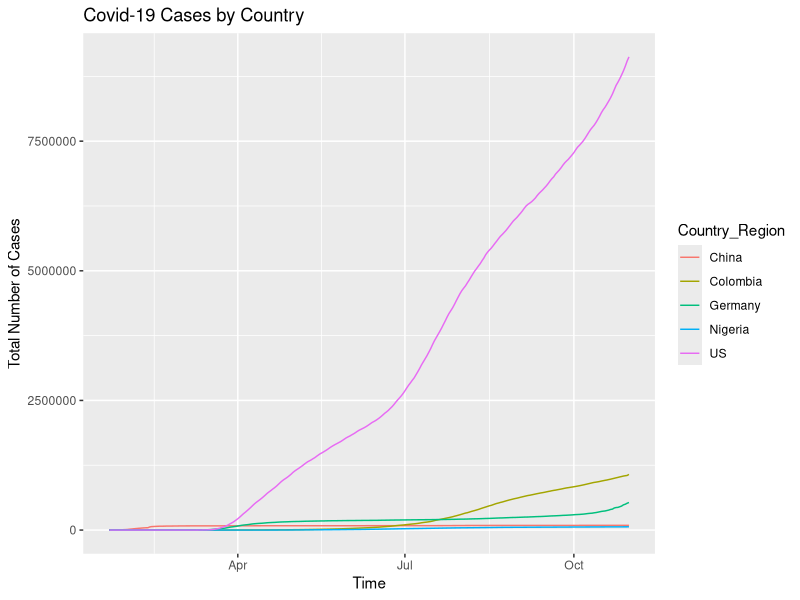
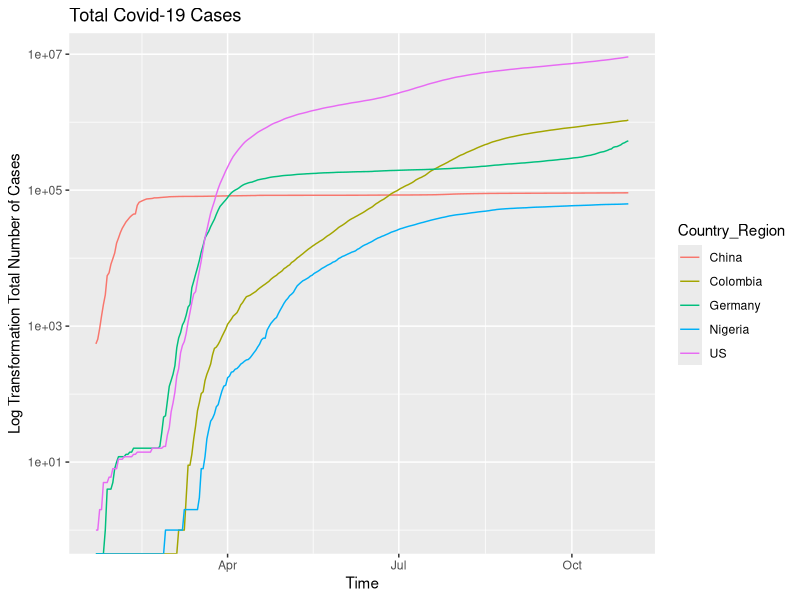
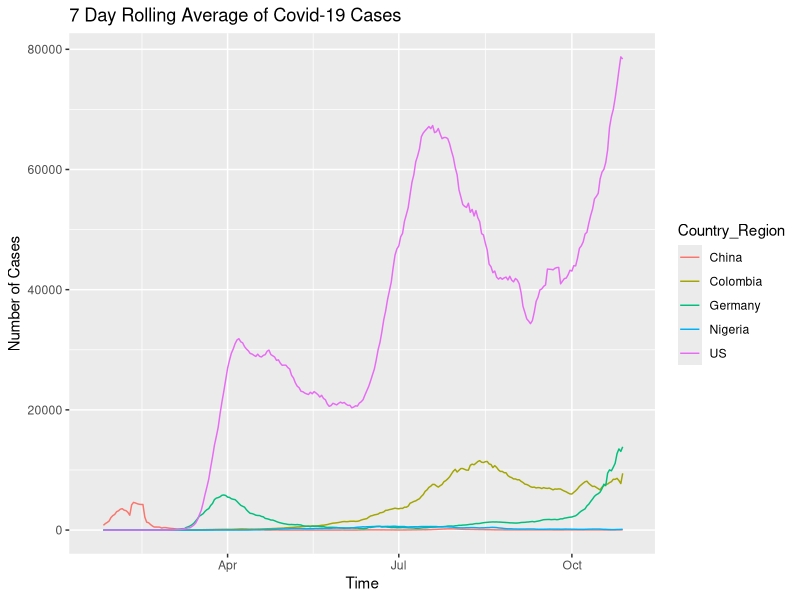
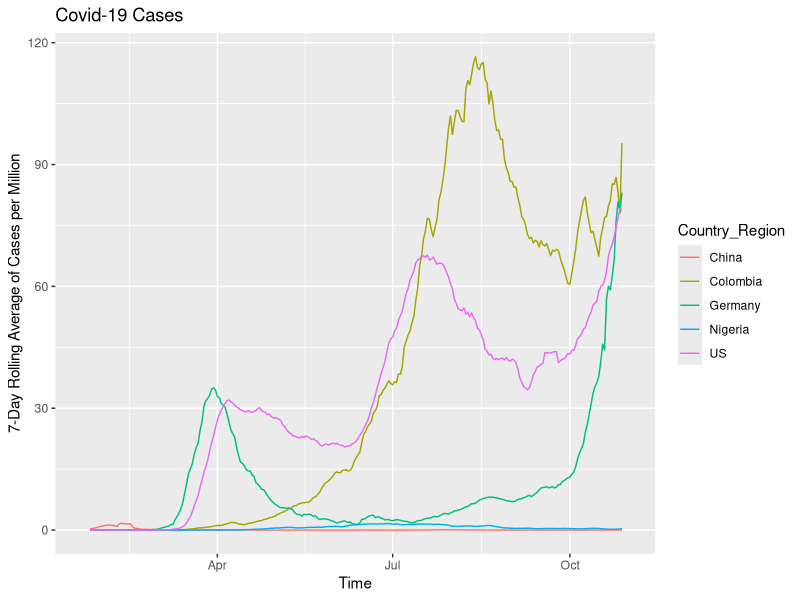
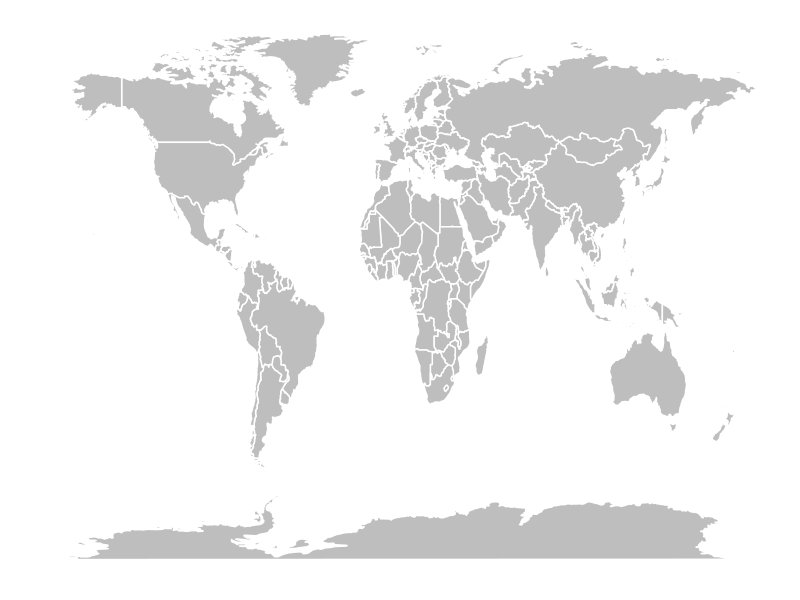
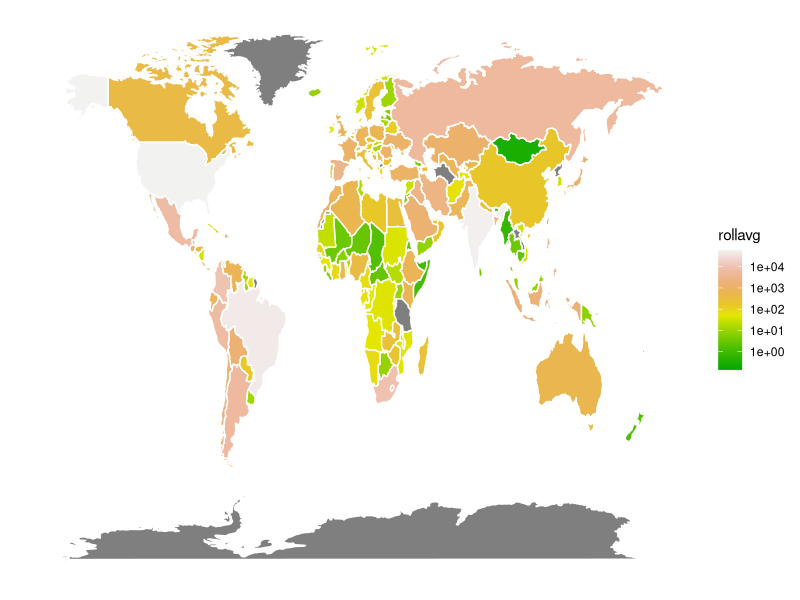

Recreate these plots in R, in order.
## ---- chunk 1
library(tidyverse)
library(lubridate)
library(zoo)
library(maps)
## ---- chunk 2
# Read in Johns Hopkins global data for confirmed cases of COVID-19
# Source: 
# https://raw.githubusercontent.com/CSSEGISandData/COVID-19/master/csse_covid_19_data/csse_covid_19_time_series/time_series_covid19_confirmed_global.csv
jhu = read_csv("time_series_covid19_confirmed_global.csv")
## ---- chunk 3
#converting to long format
jhu_dat <- jhu %>% gather(date, cases, -Lat, -Long, -`Province/State`, -`Country/Region`)
#adjusting date, renaming variables for ease
jhu_dat <- jhu_dat %>% mutate(date = mdy(date)) %>% rename(Country_Region = `Country/Region`) %>% rename(Province_State = `Province/State` )

## ---- chunk 4
# Calculating total cases/day/country
sum_jhu <- jhu_dat %>% group_by(Country_Region, date) %>%
  summarize(cases=sum(cases)) %>% ungroup()
# Keeping only the date, cases, and country variables
sum_jhu <- sum_jhu %>% 
  select(Country_Region, date, cases)
# Checking the data output
head(sum_jhu)
## ---- chunk 5
# Selecting the countries
countries <- c("US", "Colombia", "Germany", "Nigeria", "China")

# Graphing the line plot, coloring by country
sum_jhu %>% filter(Country_Region %in% countries) %>%
  ggplot(aes(date, cases, color=Country_Region)) + 
  geom_line() +
  xlab("Time") + 
  ylab("Total Number of Cases") +
  ggtitle("Covid-19 Cases by Country")
## ---- chunk 6
# Selecting countries again
countries <- c("US", "Colombia", "Germany", "Nigeria", "China")

#Nearly the same plot as the previous question, except with a log10 transformation
sum_jhu %>% filter(Country_Region %in% countries) %>%
  ggplot(aes(date, cases, color=Country_Region)) + 
  geom_line() +
  xlab("Time") + 
  ylab("Log Transformation Total Number of Cases") + 
  ggtitle("Total Covid-19 Cases") +
  scale_y_log10()
## ---- chunk 7
    cases = c(13, 15, 18, 22, 29, 39, 59, 61, 62, 67, 74, 89, 108, 122)
    new_cases = cases - lag(cases)
    new_cases
## ---- chunk 8
    new_cases_7dayavg = rollmean(new_cases, k = 7, fill = NA)
    new_cases_7dayavg

## ---- chunk 9
# arranged by date, then I group by country, then calculate the lag (new cases per day)
sum_jhu %>% arrange(date)
lag_dat <- sum_jhu %>% group_by(Country_Region) %>% mutate(new_cases = cases - lag(cases))
head(lag_dat)

# use the new cases per day variable to calculate a rolling average over 7 days
rollavg_dat <- lag_dat %>% group_by(Country_Region) %>% mutate(rollavg = rollmean(new_cases, k = 7, fill = NA))

# Checking the beginning of the data
head(rollavg_dat)
## ---- chunk 10
countries <- c("US", "Colombia", "Germany", "Nigeria", "China")

rollavg_dat %>% filter(Country_Region %in% countries) %>%
  ggplot(aes(date, rollavg, color=Country_Region)) + 
  geom_line() +
  xlab("Time") + 
  ylab("Number of Cases") +
  ggtitle("7 Day Rolling Average of Covid-19 Cases")
## ---- chunk 11
    # Read in Johns Hopkins UID lookup table
    # Source: https://raw.githubusercontent.com/CSSEGISandData/COVID-19/master/csse_covid_19_data/UID_ISO_FIPS_LookUp_Table.csv
    uid_lookup_table = read_csv("UID_ISO_FIPS_LookUp_Table.csv")
## ---- chunk 12
# creating new data frame with only required variables
uid_lookup <- uid_lookup_table %>% select(Country_Region, Population) %>% ungroup()

uid_lookup <- uid_lookup %>% group_by(Country_Region) 
uid_sum <- uid_lookup %>%
  summarize(sum_pop = sum(Population, na.rm = TRUE)) %>% ungroup()
uid_sum %>% filter(Country_Region=="US")

# merging the two data frames 
merge_dat <- left_join(uid_sum, rollavg_dat)
head(merge_dat)
# calculating rolling average per population

# calculating the average number of new cases per million
full_dat <- merge_dat %>% mutate(avg_pop = (rollavg/sum_pop)*1000000)

full_dat %>% filter(Country_Region=="Germany")

# selecting countries for graph
countries <- c("US", "Germany", "Nigeria", "Colombia", "China")

# graphing rolling average of new cases per million
full_dat %>% filter(Country_Region %in% countries) %>%
  ggplot(aes(date, avg_pop, color=Country_Region)) + 
  geom_line() +
  xlab("Time") + 
  ylab("7-Day Rolling Average of Cases per Million") +
  ggtitle("Covid-19 Cases")
## ---- chunk 13
    # Pull out world map data frame
    world_map = map_data("world")
    
    # Basic example of a map
    ggplot(world_map, aes(x = long, y = lat, group = group)) +
      geom_polygon(fill="gray", color = "white") + 
      theme(panel.grid.major = element_blank(), 
            panel.background = element_blank(),
            axis.title = element_blank(), 
            axis.text = element_blank(),
            axis.ticks = element_blank())
## ---- chunk 14
    # Key for discrepant country names in Johns Hopkins and world map data
    country_key = data.frame(rbind(c("Antigua and Barbuda", "Antigua"), 
                                   c("Burma", "Myanmar"), 
                                   c("Cabo Verde", "Cape Verde"), 
                                   c("Congo (Kinshasa)", 
                                     "Democratic Republic of the Congo"), 
                                   c("Congo (Brazzaville)", 
                                     "Republic of Congo"), 
                                   c("Cote d'Ivoire", "Ivory Coast"), 
                                   c("Czechia", "Czech Republic"), 
                                   c("Eswatini", "Swaziland"), 
                                   c("Holy See", "Vatican"), 
                                   c("Korea, South", "South Korea"), 
                                   c("North Macedonia", "Macedonia"), 
                                   c("Saint Kitts and Nevis", "Saint Kitts"), 
                                   c("Saint Vincent and the Grenadines", 
                                     "Saint Vincent"), 
                                   c("Taiwan*", "Taiwan"), 
                                   c("Trinidad and Tobago", "Trinidad"), 
                                   c("United Kingdom", "UK"), 
                                   c("US", "USA")))
    names(country_key) = c("JHU", "map")
## ---- chunk 15
    # Pull out world map data frame
    world_map = map_data("world")
    
    world_map <- world_map %>% select(long, lat, region, group) %>% rename(Country_Region = region)

    merge_dat$Country_Region <- recode(merge_dat$Country_Region, "Antigua and Barbuda" = "Antigua", 
                                   "Burma" = "Myanmar", 
                                   "Cabo Verde" = "Cape Verde", 
                                   "Congo (Kinshasa)" = 
                                     "Democratic Republic of the Congo",  
                                   "Congo (Brazzaville)" = 
                                     "Republic of Congo",  
                                   "Cote d'Ivoire" = "Ivory Coast", 
                                   "Czechia" = "Czech Republic", 
                                   "Eswatini" = "Swaziland", 
                                   "Holy See" = "Vatican", 
                                   "Korea, South" = "South Korea", 
                                   "North Macedonia" = "Macedonia", 
                                   "Saint Kitts and Nevis" = "Saint Kitts", 
                                   "Saint Vincent and the Grenadines" = 
                                     "Saint Vincent", 
                                   "Taiwan*" = "Taiwan", 
                                   "Trinidad and Tobago" = "Trinidad", 
                                   "United Kingdom" = "UK", 
                                   "US" = "USA")
    
    temp_dat <- merge_dat %>% filter(date == "2020-08-01")
    map_df <- full_join(temp_dat, world_map)

    # Basic example of a map
    ggplot(map_df, aes(x = long, y = lat, group = group)) +
      geom_polygon(data = map_df, aes(fill=rollavg), color = "white") + 
      theme(panel.grid.major = element_blank(), 
            panel.background = element_blank(),
            axis.title = element_blank(), 
            axis.text = element_blank(),
            axis.ticks = element_blank()) + 
      scale_fill_gradientn(trans = "log10",  limits= c(NA,60000), colors = terrain.colors(12))
    
